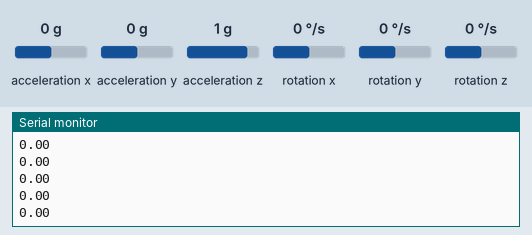
This sketch was run on a simulated Arduino Uno, built with avr-gcc and run on an emulated ATmega328P. Parts: the last lines printed to the serial monitor. The inputs (shaded band) are chosen by the test bench; at power-on: acceleration y 0 g, acceleration x 0 g, acceleration z 1 g, rotation x 0 °/s, rotation y 0 °/s, rotation z 0 °/s.

Above: at 2.2 s.
2.3 s: acceleration y set to -1.4 g
At 3.0 s:
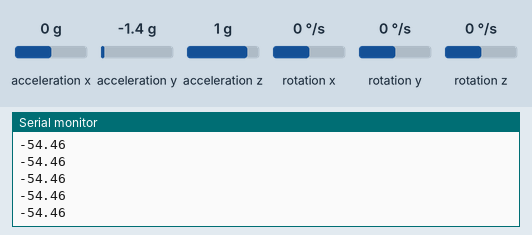
3.8 s: acceleration x set to -1.4 g
At 4.4 s:
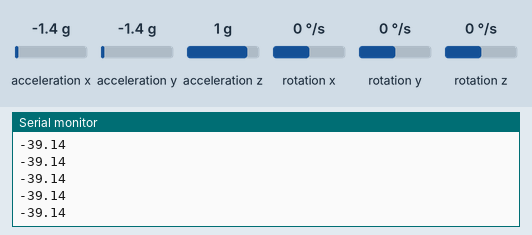
5.3 s: acceleration z set to -1.4 g
At 5.9 s:
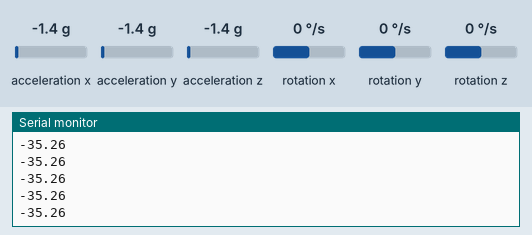
Timing chart, 0 to 8.3 s (numbered marks = the images above; inputs shaded):
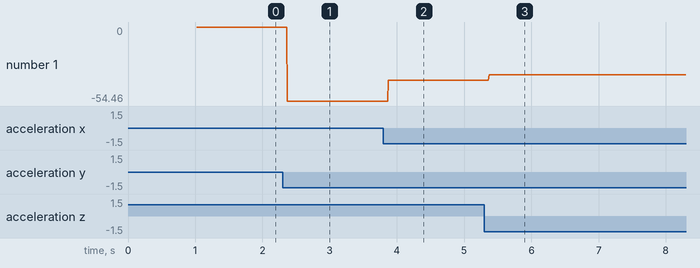

The sketch:

RWP_101.ino
```cpp
#include <Wire.h>           // Includes the Wire library for I2C communication
#include <MPU6050_light.h>   // Includes the MPU6050 library for interacting with the MPU6050 sensor

// Initialize MPU6050 object with Wire (I2C)
MPU6050 mpu(Wire);

// Timing variables for controlling the sample rate (time between updates)
unsigned long lastTime = 0;  // Stores the last time the loop was updated
const unsigned long SAMPLE_TIME = 5; // Sample time for the loop in milliseconds (5ms = 200Hz)

// Timing variable for calculating delta time between PID updates
long prevT = 0;

void setup() {
  Serial.begin(9600);   // Initialize serial communication at a baud rate of 9600 bits per second for debugging
  Wire.begin();         // Initialize I2C communication with the MPU6050 sensor


  // Initialize the MPU6050 sensor
  byte status = mpu.begin();
  while (status != 0) {  // If the MPU6050 fails to initialize, print an error message and retry
    Serial.println("MPU6050 initialization failed. Please check your connections.");
    delay(1000);  // Wait 1 second before retrying
  }

  Serial.println("MPU6050 initialized successfully!");  // Confirm successful initialization

  // Calibrate the MPU6050 to get accurate offsets for accelerometer and gyroscope
  Serial.println("Calibrating MPU...");
  mpu.calcOffsets();  // Automatically calculate the offsets for accurate readings
  Serial.println("Calibration complete!");

}

void loop() {
  // Get the current time
  unsigned long currentTime = millis();  // millis() gives the number of milliseconds since the Arduino started running

  // If enough time (SAMPLE_TIME) has passed since the last loop, proceed with the control
  if (currentTime - lastTime >= SAMPLE_TIME) {
    // Calculate the time that has passed since the last loop (delta time)
    float deltaTime = (float)(currentTime - lastTime) / 1000.0;  // Convert from milliseconds to seconds

    // Update the MPU6050 sensor and calculate the current tilt angle
    float angle = updateMPU(deltaTime);

    // Output the current angle to the Serial Monitor (CSV format)
    Serial.println(angle);  // Only print the angle

    // Update the last time the loop ran
    lastTime = currentTime;
  }
}

// Function to update MPU6050 and calculate the current tilt angle
float updateMPU(float deltaTime) {
  mpu.update();              // Get updated sensor readings from the MPU6050
  float rawAngle = mpu.getAngleX();  // Get the current angle around the X-axis (tilt angle)
  return rawAngle;            // Return the current tilt angle
}
```

Measured:
- after the input at 2.3 s, the serial monitor: prints a new line after 0.07 s (image 1)
- after the input at 3.8 s, the serial monitor: prints a new line after 0.07 s (image 2)
- after the input at 5.3 s, the serial monitor: prints a new line after 0.07 s (image 3)
- plotted number 1: 0 → -54.46 after the input at 2.3 s, -54.46 → -39.14 after the input at 3.8 s, -39.14 → -35.26 after the input at 5.3 s
